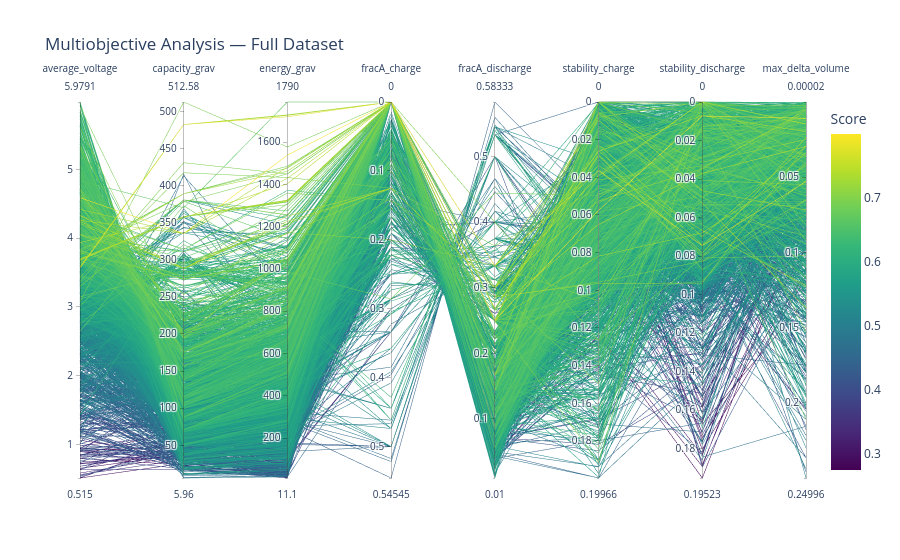
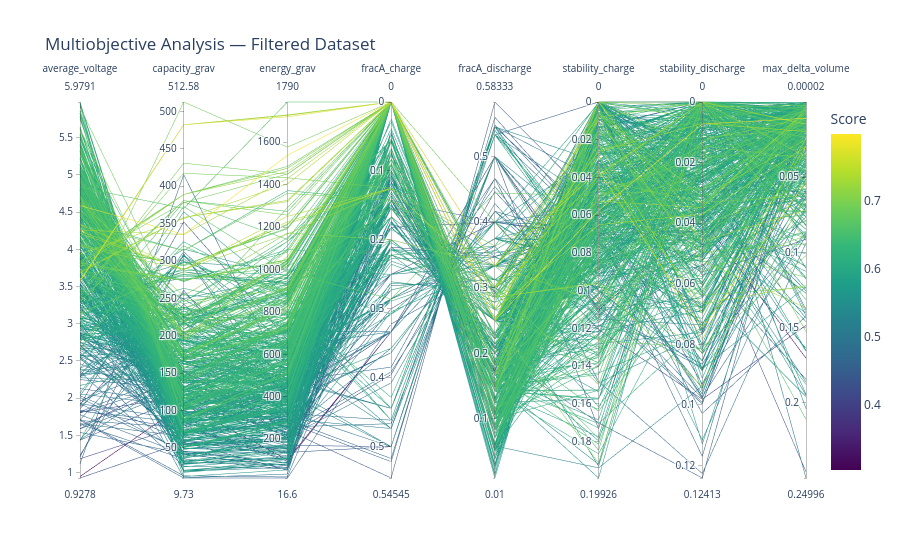

Notebook code for these charts, in order:
### Markdown cell above
API KEY: 4IeHY5jVcrgiKXNuAo6Jgs7yC0Z3hsli

### Code cell
# Updated, better pareto-front

# ── Imports ──────────────────────────────────────────────────────────────────

import numpy as np
import pandas as pd
from sklearn.preprocessing import MinMaxScaler
from tabulate import tabulate
from mp_api.client import MPRester
import plotly.graph_objects as go
from pymoo.util.nds.non_dominated_sorting import NonDominatedSorting

# ── 1. Fetch data from Materials Project ─────────────────────────────────────

API_KEY = "4IeHY5jVcrgiKXNuAo6Jgs7yC0Z3hsli"
with MPRester(API_KEY) as mpr:
    # Query for Li-based cathode materials with high energy density
    docs = mpr.materials.insertion_electrodes.search(
        working_ion="Li", average_voltage=(0.0, 6.5), max_delta_volume=(0, 1),
        # 0.1 > stability_charge (meV) starts to be unstable
        fields=[
            "battery_id", "formula_discharge", "average_voltage",
            "energy_grav", "energy_vol", "capacity_grav", "capacity_vol",
            "stability_charge", "fracA_charge", "max_delta_volume",
            "stability_discharge", "fracA_discharge"
        ]
    )

df = pd.DataFrame([doc.dict() for doc in docs])

# ── 2. Define objectives ──────────────────────────────────────────────────────

objectives = {
    "average_voltage":    "max",
    "capacity_grav":      "max",
    "energy_grav":        "max",
    "fracA_charge":       "min",
    "fracA_discharge":    "max",
    "stability_charge":   "min",
    "stability_discharge":"min",
    "max_delta_volume":   "min",
}

cols = list(objectives.keys())

# ── 3. Clean data ─────────────────────────────────────────────────────────────

df_clean = df[cols + ["formula_discharge"]].copy()
df_clean = df_clean.reset_index(drop=True)

print(f"Materials after cleaning: {len(df_clean)}")

# ── 4. Validate data ──────────────────────────────────────────────────────────

physical_bounds = {
    "average_voltage":    (0.5, 6.0),
    "capacity_grav":      (0, 1000),
    "energy_grav":        (0, 5000),
    "fracA_charge":       (0, 1),
    "fracA_discharge":    (0, 1),
    "stability_charge":   (0, 0.200),
    "stability_discharge":(0, 0.200),
    "max_delta_volume":   (0, 0.25),
}

print("\n=== Physical bounds check ===")
for col, (lo, hi) in physical_bounds.items():
    violations = df_clean[(df_clean[col] < lo) | (df_clean[col] > hi)]
    if len(violations) > 0:
        print(f"  {col}: {len(violations)} violations — removing")
        df_clean = df_clean[~((df_clean[col] < lo) | (df_clean[col] > hi))]
    else:
        print(f"  {col}: OK")

df_clean = df_clean.reset_index(drop=True)
print(f"\nMaterials after validation: {len(df_clean)}")

# ── 5. Convert to minimization ────────────────────────────────────────────────

df_min = df_clean[cols].copy()
for col, direction in objectives.items():
    if direction == "max":
        df_min[col] = -df_clean[col]

costs = df_min.values

# ── 6. Pareto front (pymoo — validated, non-buggy implementation) ─────────────

nds = NonDominatedSorting()
pareto_indices = nds.do(costs, only_non_dominated_front=True)

mask = np.zeros(len(costs), dtype=bool)
mask[pareto_indices] = True

print(f"\nPareto front: {mask.sum()} materials out of {len(df_clean)}")

# ── 6b. Sanity check — the single-objective best in each column MUST be on the front ──

print("\n=== Sanity check: per-objective best is in the Pareto front ===")
all_pass = True
for col, direction in objectives.items():
    best_idx = df_clean[col].idxmax() if direction == "max" else df_clean[col].idxmin()
    on_front = bool(mask[best_idx])
    print(f"  {col}: best row idx={best_idx}, in front={on_front}")
    if not on_front:
        all_pass = False
print("All checks passed." if all_pass else "WARNING: a single-objective optimum is missing from the front — investigate.")

# ── 7. Weighted score ─────────────────────────────────────────────────────────

# Normalize full dataset to [0, 1]
scaler = MinMaxScaler()
df_normalized = pd.DataFrame(
    scaler.fit_transform(df_clean[cols]),
    columns=cols,
    index=df_clean.index
)

# Adjust weights to reflect your priorities — must sum to 1
weights = {
    "average_voltage":    0.20,
    "capacity_grav":      0.15,
    "energy_grav":        0.15,
    "fracA_charge":       0.075,
    "fracA_discharge":    0.075,
    "stability_charge":   0.075,
    "stability_discharge":0.075,
    "max_delta_volume":   0.20,
}

score = np.zeros(len(df_normalized))
for col, w in weights.items():
    if objectives[col] == "max":
        score += w * df_normalized[col]
    else:
        score += w * (1 - df_normalized[col])

# ── 8. Build ranked results table ─────────────────────────────────────────────

df_pareto = df_clean[mask].copy()
df_pareto["weighted_score"] = score[mask]

df_ranked = (
    df_pareto
    .sort_values("weighted_score", ascending=False)
    .reset_index(drop=True)
)
df_ranked.index += 1

# ── 9. Graph (with flipped axes for "min" objectives) ─────────────────────────

df_plot = df_clean.copy()
df_plot["weighted_score"] = score                                    # add score to all rows
df_plot["type"] = np.where(mask, "Pareto Optimal", "Dominated")

# Columns whose axis direction should be flipped so "better" points
# the same way as the "max" objectives (up = better, everywhere)
flip_cols = [c for c, d in objectives.items() if d == "min"]

def build_dimensions(df, cols, flip_cols):
    dims = []
    for col in cols:
        lo, hi = df[col].min(), df[col].max()
        rng = [hi, lo] if col in flip_cols else [lo, hi]
        dims.append(dict(label=col, values=df[col], range=rng))
    return dims

# All materials
dims_all = build_dimensions(df_plot, cols, flip_cols)
fig = go.Figure(data=go.Parcoords(
    line=dict(
        color=df_plot["weighted_score"],
        colorscale="Viridis",
        showscale=True,
        colorbar=dict(title="Score"),
    ),
    dimensions=dims_all
))
fig.update_layout(title="Multiobjective Analysis — Full Dataset")
fig.show()

# Or just the Pareto front
dims_pareto = build_dimensions(df_pareto, cols, flip_cols)
fig2 = go.Figure(data=go.Parcoords(
    line=dict(
        color=df_pareto["weighted_score"],
        colorscale="Viridis",
        showscale=True,
        colorbar=dict(title="Score"),
    ),
    dimensions=dims_pareto
))
fig2.update_layout(title="Multiobjective Analysis — Filtered Dataset")
fig2.show()

# ── 10. Print table (TSV — paste directly into Google Sheets) ─────────────────

def print_ranked_materials(df_ranked, top_n=20):
    df_ranked["formula_discharge"] = df_ranked["formula_discharge"].astype(str)

    df_display = df_ranked.head(top_n)[[
        "weighted_score",
        "formula_discharge",
        "average_voltage",
        "capacity_grav",
        "energy_grav",
        "fracA_charge",
        "fracA_discharge",
        "stability_charge",
        "stability_discharge",
        "max_delta_volume",
    ]].round(3)

    df_display.columns = [
        "Score",
        "Formula",
        "Voltage",
        "Cap_grav",
        "E_grav",
        "FracA_ch",
        "FracA_dis",
        "Stab_ch",
        "Stab_dis",
        "dVol%",
    ]

    print(f"\nTop {top_n} Pareto-optimal materials:\n")
    print(tabulate(
        df_display,
        headers="keys",
        tablefmt="tsv",
        floatfmt=".3f",
        numalign="right",
        stralign="left",
    ))

print_ranked_materials(df_ranked, top_n=20)

# ── 11. Save to CSV (for Google Sheets import) ─────────────────────────────────

df_ranked.to_csv("pareto_results.csv", index=True, float_format="%.3f")
print("\nSaved to pareto_results.csv")

### Figure 1 — Plotly figure (JSON) as saved in the notebook; plotly's stock layout.template omitted (floating-point values rounded to 4 significant figures; data arrays with more than 128 entries replaced by an {"elided": "..."} marker saying what was removed)
{"data": [{"dimensions": [{"label": "average_voltage", "range": [0.515, 5.979], "values": {"elided": "2508 float values"}}, {"label": "capacity_grav", "range": [5.963, 512.6], "values": {"elided": "2508 float values"}}, {"label": "energy_grav", "range": [11.06, 1790.0], "values": {"elided": "2508 float values"}}, {"label": "fracA_charge", "range": [0.5455, 0.0], "values": {"elided": "2508 float values"}}, {"label": "fracA_discharge", "range": [0.01, 0.5833], "values": {"elided": "2508 float values"}}, {"label": "stability_charge", "range": [0.1997, 0.0], "values": {"elided": "2508 float values"}}, {"label": "stability_discharge", "range": [0.1952, 0.0], "values": {"elided": "2508 float values"}}, {"label": "max_delta_volume", "range": [0.25, 1.816e-05], "values": {"elided": "2508 float values"}}], "line": {"color": {"elided": "2508 float values"}, "colorbar": {"title": {"text": "Score"}}, "colorscale": [[0.0, "#440154"], [0.1111, "#482878"], [0.2222, "#3e4989"], [0.3333, "#31688e"], [0.4444, "#26828e"], [0.5556, "#1f9e89"], [0.6667, "#35b779"], [0.7778, "#6ece58"], [0.8889, "#b5de2b"], [1.0, "#fde725"]], "showscale": true}, "type": "parcoords"}], "layout": {"title": {"text": "Multiobjective Analysis — Full Dataset"}}}

### Figure 2 — Plotly figure (JSON) as saved in the notebook; plotly's stock layout.template omitted (floating-point values rounded to 4 significant figures; data arrays with more than 128 entries replaced by an {"elided": "..."} marker saying what was removed)
{"data": [{"dimensions": [{"label": "average_voltage", "range": [0.9278, 5.979], "values": {"elided": "622 float values"}}, {"label": "capacity_grav", "range": [9.731, 512.6], "values": {"elided": "622 float values"}}, {"label": "energy_grav", "range": [16.57, 1790.0], "values": {"elided": "622 float values"}}, {"label": "fracA_charge", "range": [0.5455, 0.0], "values": {"elided": "622 float values"}}, {"label": "fracA_discharge", "range": [0.01, 0.5833], "values": {"elided": "622 float values"}}, {"label": "stability_charge", "range": [0.1993, 0.0], "values": {"elided": "622 float values"}}, {"label": "stability_discharge", "range": [0.1241, 0.0], "values": {"elided": "622 float values"}}, {"label": "max_delta_volume", "range": [0.25, 1.816e-05], "values": {"elided": "622 float values"}}], "line": {"color": {"elided": "622 float values"}, "colorbar": {"title": {"text": "Score"}}, "colorscale": [[0.0, "#440154"], [0.1111, "#482878"], [0.2222, "#3e4989"], [0.3333, "#31688e"], [0.4444, "#26828e"], [0.5556, "#1f9e89"], [0.6667, "#35b779"], [0.7778, "#6ece58"], [0.8889, "#b5de2b"], [1.0, "#fde725"]], "showscale": true}, "type": "parcoords"}], "layout": {"title": {"text": "Multiobjective Analysis — Filtered Dataset"}}}
